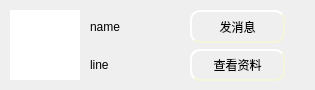
<?xml version="1.0" encoding="UTF-8"?>
<ui version="4.0">
 <class>ChildItem</class>
 <widget class="QWidget" name="ChildItem">
  <property name="geometry">
   <rect>
    <x>0</x>
    <y>0</y>
    <width>315</width>
    <height>90</height>
   </rect>
  </property>
  <property name="windowTitle">
   <string>Form</string>
  </property>
  <widget class="QLabel" name="lb_head">
   <property name="geometry">
    <rect>
     <x>10</x>
     <y>10</y>
     <width>70</width>
     <height>70</height>
    </rect>
   </property>
   <property name="styleSheet">
    <string notr="true">background-color: rgb(255, 255, 255);</string>
   </property>
   <property name="text">
    <string/>
   </property>
  </widget>
  <widget class="QWidget" name="layoutWidget">
   <property name="geometry">
    <rect>
     <x>90</x>
     <y>10</y>
     <width>101</width>
     <height>71</height>
    </rect>
   </property>
   <layout class="QGridLayout" name="gridLayout_2">
    <item row="1" column="0">
     <widget class="QLabel" name="lb_line">
      <property name="contextMenuPolicy">
       <enum>Qt::NoContextMenu</enum>
      </property>
      <property name="layoutDirection">
       <enum>Qt::LeftToRight</enum>
      </property>
      <property name="text">
       <string>line</string>
      </property>
     </widget>
    </item>
    <item row="0" column="0">
     <widget class="QLabel" name="lb_name">
      <property name="text">
       <string>name</string>
      </property>
     </widget>
    </item>
   </layout>
  </widget>
  <widget class="QLabel" name="lb_state">
   <property name="geometry">
    <rect>
     <x>290</x>
     <y>60</y>
     <width>15</width>
     <height>15</height>
    </rect>
   </property>
   <property name="styleSheet">
    <string notr="true"/>
   </property>
   <property name="text">
    <string/>
   </property>
  </widget>
  <widget class="QWidget" name="layoutWidget">
   <property name="geometry">
    <rect>
     <x>190</x>
     <y>10</y>
     <width>95</width>
     <height>71</height>
    </rect>
   </property>
   <layout class="QGridLayout" name="gridLayout">
    <item row="0" column="0">
     <widget class="QPushButton" name="pb_msg">
      <property name="styleSheet">
       <string notr="true">QPushButton{
	background-image: url(:/ico/pb1.jpg);
    border-style: outset;
    border-width: 2px;
    border-radius: 10px;
    border-color: beige;
    min-width: 5em;
    padding: 6px;
}
QPushButton:hover
{
	
	background-image: url(:/ico/pb.jpg);
    border-style: inset;
}

QPushButton:pressed{
	
	background-image: url(:/ico/pb2.jpg);
    border-style: inset;
}


</string>
      </property>
      <property name="text">
       <string>发消息</string>
      </property>
     </widget>
    </item>
    <item row="1" column="0">
     <widget class="QPushButton" name="pb_info">
      <property name="styleSheet">
       <string notr="true">QPushButton{
	background-image: url(:/ico/pb1.jpg);
    border-style: outset;
    border-width: 2px;
    border-radius: 10px;
    border-color: beige;
    min-width: 5em;
    padding: 6px;
}
QPushButton:hover
{
	
	background-image: url(:/ico/pb.jpg);
    border-style: inset;
}

QPushButton:pressed{
	
	background-image: url(:/ico/pb2.jpg);
    border-style: inset;
}


</string>
      </property>
      <property name="text">
       <string>查看资料</string>
      </property>
     </widget>
    </item>
   </layout>
  </widget>
 </widget>
 <resources/>
 <connections/>
</ui>
